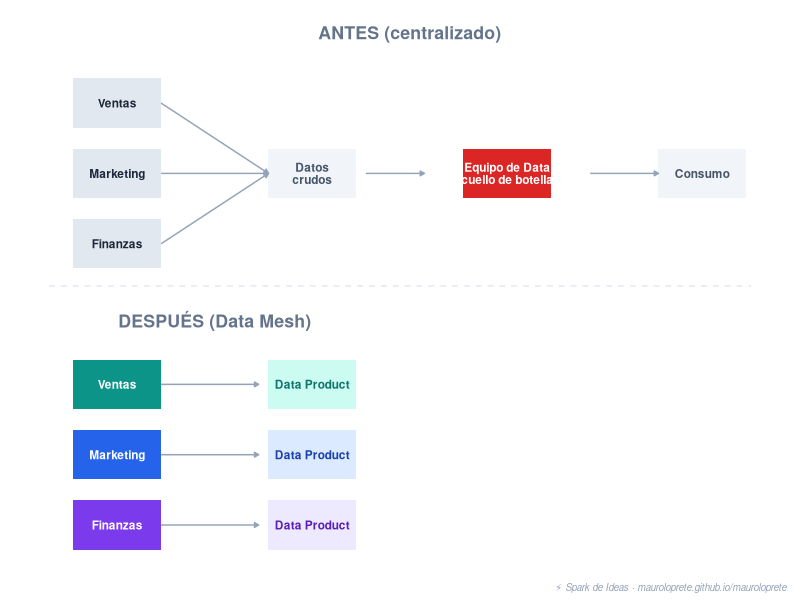
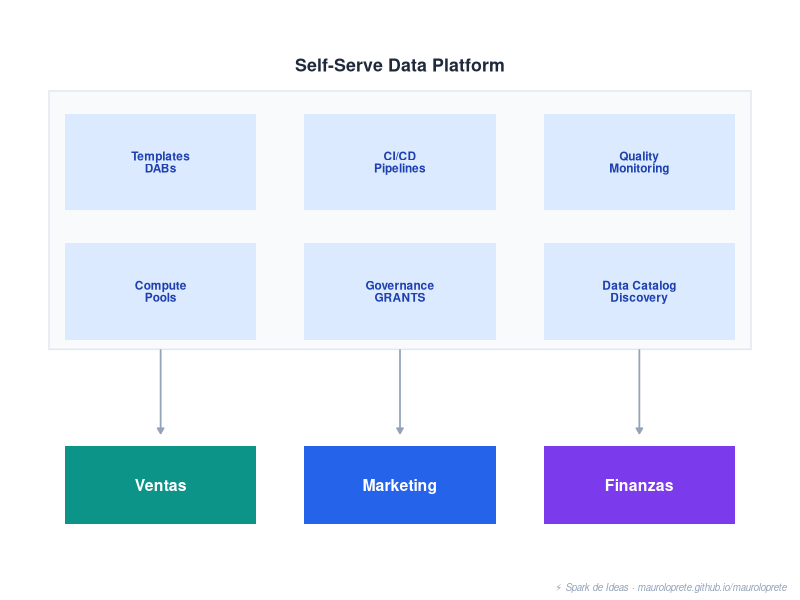

Recreate these plots in R, in order.
## ---- chunk 1
#| echo: false
#| warning: false
#| message: false
#| fig-width: 8
#| fig-height: 4
#| fig-align: center
#| fig-cap: "Antes vs después: equipo de datos centralizado como cuello de botella vs dominios con ownership de sus Data Products."

library(ggplot2)

# --- ANTES (centralizado) ---
before_nodes <- data.frame(
  x     = c(1, 1, 1, 3, 5, 7),
  y     = c(3, 2, 1, 2, 2, 2),
  label = c("Ventas", "Marketing", "Finanzas", "Datos\ncrudos", "Equipo de Data\n(cuello de botella)", "Consumo"),
  color = c("#e2e8f0","#e2e8f0","#e2e8f0","#f1f5f9","#dc2626","#f1f5f9"),
  text_color = c("#1e293b","#1e293b","#1e293b","#475569","#ffffff","#475569")
)

before_arrows <- data.frame(
  x = c(1.45, 1.45, 1.45, 3.55, 5.85),
  xend = c(2.55, 2.55, 2.55, 4.15, 6.55),
  y = c(3, 2, 1, 2, 2),
  yend = c(2, 2, 2, 2, 2)
)

# --- DESPUÉS (Data Mesh) ---
after_nodes <- data.frame(
  x = c(1, 1, 1, 3, 3, 3),
  y = c(-1, -2, -3, -1, -2, -3),
  label = c("Ventas", "Marketing", "Finanzas", "Data Product", "Data Product", "Data Product"),
  color = c("#0d9488","#2563eb","#7c3aed","#ccfbf1","#dbeafe","#ede9fe"),
  text_color = c("#ffffff","#ffffff","#ffffff","#0f766e","#1e40af","#5b21b6")
)

after_arrows <- data.frame(
  x = c(1.45, 1.45, 1.45), xend = c(2.45, 2.45, 2.45),
  y = c(-1, -2, -3), yend = c(-1, -2, -3)
)

ggplot() +
  # Titles

  annotate("text", x = 4, y = 4.0, label = "ANTES (centralizado)", fontface = "bold", size = 4.5, color = "#64748b") +
  annotate("text", x = 2, y = -0.1, label = "DESPUÉS (Data Mesh)", fontface = "bold", size = 4.5, color = "#64748b") +
  # Before
  geom_tile(data = before_nodes, aes(x = x, y = y, fill = color),
            width = 0.9, height = 0.7, color = NA, show.legend = FALSE) +
  geom_text(data = before_nodes, aes(x = x, y = y, label = label, color = text_color),
            size = 3, fontface = "bold", lineheight = 0.85, show.legend = FALSE) +
  geom_segment(data = before_arrows, aes(x = x, xend = xend, y = y, yend = yend),
               arrow = arrow(length = unit(0.12, "cm"), type = "closed"),
               color = "#94a3b8", linewidth = 0.5) +
  # After
  geom_tile(data = after_nodes, aes(x = x, y = y, fill = color),
            width = 0.9, height = 0.7, color = NA, show.legend = FALSE) +
  geom_text(data = after_nodes, aes(x = x, y = y, label = label, color = text_color),
            size = 3, fontface = "bold", show.legend = FALSE) +
  geom_segment(data = after_arrows, aes(x = x, xend = xend, y = y, yend = yend),
               arrow = arrow(length = unit(0.12, "cm"), type = "closed"),
               color = "#94a3b8", linewidth = 0.5) +
  # Divider
  annotate("segment", x = 0.3, xend = 7.5, y = 0.4, yend = 0.4,
           color = "#e2e8f0", linewidth = 0.5, linetype = "dashed") +
  scale_fill_identity() +
  scale_color_identity() +
  labs(caption = "\u26a1 Spark de Ideas \u00b7 mauroloprete.github.io/mauroloprete") +
  theme_void() +
  theme(plot.margin = margin(5, 10, 5, 10),
        plot.caption = element_text(color = "#94a3b8", size = 7, hjust = 1, face = "italic"))
## ---- chunk 2
#| echo: false
#| warning: false
#| message: false
#| fig-width: 7
#| fig-height: 3.5
#| fig-align: center
#| fig-cap: "Self-Serve Data Platform: la plataforma provee templates, CI/CD, governance y compute a los dominios."

library(ggplot2)

# Platform components (2 rows of 3)
platform <- data.frame(
  x = c(1, 2.5, 4, 1, 2.5, 4),
  y = c(3, 3, 3, 2, 2, 2),
  label = c("Templates\nDABs", "CI/CD\nPipelines", "Quality\nMonitoring",
            "Compute\nPools", "Governance\nGRANTS", "Data Catalog\nDiscovery")
)

# Domains
domains <- data.frame(
  x = c(1, 2.5, 4),
  y = c(0.5, 0.5, 0.5),
  label = c("Ventas", "Marketing", "Finanzas"),
  color = c("#0d9488", "#2563eb", "#7c3aed")
)

arrows <- data.frame(x = c(1, 2.5, 4), y = 1.55, yend = 0.9)

ggplot() +
  # Platform background
  annotate("rect", xmin = 0.3, xmax = 4.7, ymin = 1.55, ymax = 3.55,
           fill = "#f8fafc", color = "#e2e8f0", linewidth = 0.5) +
  annotate("text", x = 2.5, y = 3.75, label = "Self-Serve Data Platform",
           fontface = "bold", size = 4.5, color = "#1e293b") +
  # Platform tiles
  geom_tile(data = platform, aes(x = x, y = y), width = 1.2, height = 0.75,
            fill = "#dbeafe", color = NA) +
  geom_text(data = platform, aes(x = x, y = y, label = label),
            size = 3, color = "#1e40af", fontface = "bold", lineheight = 0.85) +
  # Arrows
  geom_segment(data = arrows, aes(x = x, xend = x, y = y, yend = yend),
               arrow = arrow(length = unit(0.15, "cm"), type = "closed"),
               color = "#94a3b8", linewidth = 0.6) +
  # Domains
  geom_tile(data = domains, aes(x = x, y = y, fill = color),
            width = 1.2, height = 0.6, color = NA, show.legend = FALSE) +
  geom_text(data = domains, aes(x = x, y = y, label = label),
            size = 4, color = "white", fontface = "bold") +
  scale_fill_identity() +
  coord_cartesian(ylim = c(0, 4)) +
  labs(caption = "\u26a1 Spark de Ideas \u00b7 mauroloprete.github.io/mauroloprete") +
  theme_void() +
  theme(plot.margin = margin(5, 10, 5, 10),
        plot.caption = element_text(color = "#94a3b8", size = 7, hjust = 1, face = "italic"))
